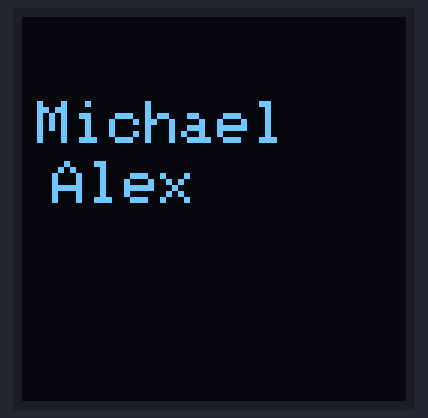
This sketch was run on a simulated Arduino Mega 2560, built with avr-gcc and run on an emulated ATmega2560. On the bench: 128×128 one-colour display.

Above: at 2.2 s.
At 5.3 s:
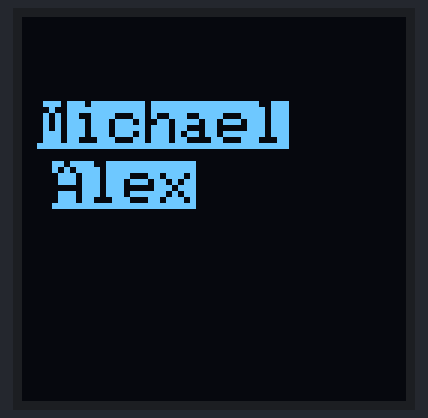
At 12.4 s:
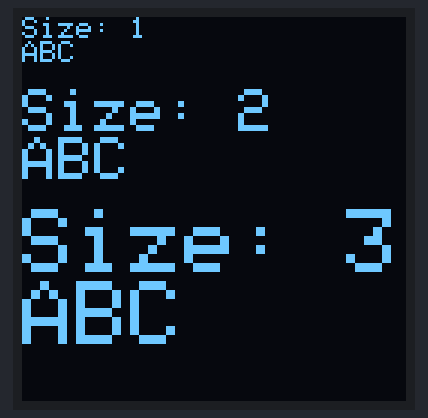
At 19.6 s:
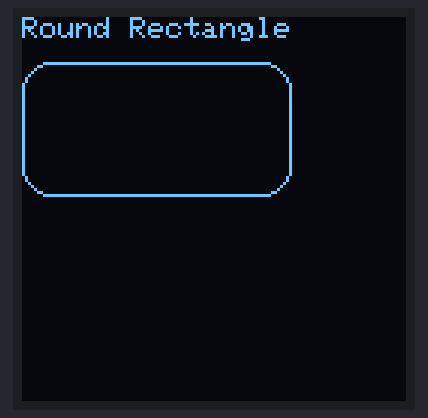
At 27.8 s:
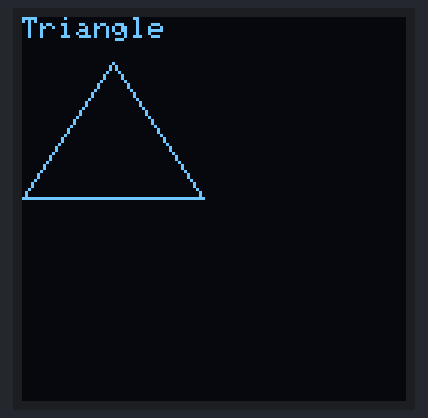
At 38.1 s:
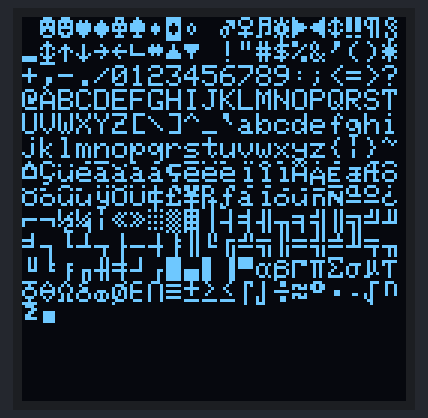

The sketch:

OLEDTest.ino
```cpp
#include <SPI.h>
#include <Wire.h>
#include <Adafruit_GFX.h>
#include <Adafruit_SH110X.h>

#define SCREEN_WIDTH 128
#define SCREEN_HEIGHT 128

#define OLED_MOSI   23
#define OLED_CLK    18
#define OLED_DC     16
#define OLED_CS     5
#define OLED_RESET  17

Adafruit_SH1107 display(SCREEN_WIDTH, SCREEN_HEIGHT,
  OLED_MOSI, OLED_CLK, OLED_DC, OLED_RESET, OLED_CS);


const unsigned char electronicshub_logo [] PROGMEM = {
  0x00, 0x00, 0x00, 0x00, 0x00, 0x00, 0x00, 0x00, 0x00, 0x00, 0x00, 0x00, 0x00, 0x00, 0x00, 0x00,
  0x00, 0x00, 0x00, 0x00, 0x00, 0x00, 0x00, 0x00, 0x00, 0x00, 0x00, 0x00, 0x00, 0x00, 0x00, 0x00,
  0x00, 0x00, 0x00, 0x00, 0x00, 0x00, 0x00, 0x00, 0x00, 0x00, 0x00, 0x00, 0x00, 0x00, 0x00, 0x00,
  0x00, 0x00, 0x00, 0x00, 0x00, 0x00, 0x00, 0x00, 0x00, 0x00, 0x00, 0x00, 0x00, 0x00, 0x00, 0x00,
  0x00, 0x00, 0x00, 0x00, 0x00, 0x00, 0x00, 0x00, 0x00, 0x00, 0x00, 0x00, 0x00, 0x00, 0x00, 0x00,
  0x00, 0x00, 0x00, 0x00, 0x00, 0x00, 0x00, 0x00, 0x00, 0x00, 0x00, 0x00, 0x00, 0x00, 0x00, 0x00,
  0x00, 0x00, 0x00, 0x00, 0x00, 0x00, 0x00, 0x00, 0x00, 0x00, 0x00, 0x00, 0x00, 0x00, 0x00, 0x00,
  0x00, 0x00, 0x00, 0x00, 0x00, 0x00, 0x00, 0x00, 0x00, 0x00, 0x00, 0x00, 0x00, 0x00, 0x00, 0x00,
  0x00, 0x00, 0x00, 0x00, 0x00, 0x00, 0x00, 0x00, 0x00, 0x00, 0x00, 0x00, 0x00, 0x00, 0x00, 0x00,
  0x00, 0x00, 0x00, 0x00, 0x00, 0x00, 0x00, 0x00, 0x00, 0x00, 0x00, 0x00, 0x00, 0x00, 0x00, 0x00,
  0x00, 0x00, 0x00, 0x00, 0x00, 0x00, 0x00, 0x00, 0x00, 0x00, 0x00, 0x00, 0x00, 0x00, 0x00, 0x00,
  0x00, 0x00, 0x00, 0x00, 0x00, 0x00, 0x00, 0x00, 0x00, 0x00, 0x00, 0x00, 0x00, 0x00, 0x00, 0x00,
  0x00, 0x00, 0x00, 0x00, 0x00, 0x00, 0x00, 0x00, 0x00, 0x00, 0x00, 0x00, 0x00, 0x00, 0x00, 0x00,
  0x00, 0x00, 0x00, 0x00, 0x00, 0x00, 0x00, 0x00, 0x00, 0x00, 0x00, 0x0f, 0xff, 0xff, 0xff, 0x80,
  0x00, 0x00, 0x00, 0x00, 0x00, 0x00, 0x00, 0x00, 0x00, 0x00, 0x00, 0x0f, 0xff, 0xff, 0xff, 0x80,
  0x00, 0x00, 0x00, 0x00, 0x00, 0x00, 0x00, 0x00, 0x00, 0x00, 0x00, 0x0f, 0xff, 0xff, 0xff, 0x80,
  0x00, 0x00, 0x00, 0x00, 0x00, 0x00, 0x00, 0x00, 0x00, 0x00, 0x00, 0x0f, 0xff, 0xff, 0xff, 0x80,
  0x00, 0x00, 0x00, 0x00, 0x00, 0x00, 0x00, 0x00, 0x00, 0x00, 0x00, 0x0f, 0xff, 0xff, 0xff, 0x80,
  0x00, 0x00, 0x00, 0x00, 0x00, 0x00, 0x00, 0x00, 0x00, 0x00, 0x00, 0x0f, 0xff, 0xff, 0xff, 0x80,
  0x03, 0xe0, 0x07, 0xc3, 0x87, 0xcf, 0x03, 0x02, 0x11, 0x07, 0x04, 0x0f, 0xbd, 0xbd, 0xc7, 0x80,
  0x03, 0xe4, 0x07, 0xc3, 0xc7, 0xcf, 0x07, 0x82, 0x11, 0x07, 0x8e, 0x0f, 0xbd, 0xbd, 0xc7, 0x80,
  0x02, 0x04, 0x04, 0x06, 0xc1, 0x01, 0x84, 0xc2, 0x11, 0x0d, 0x8a, 0x0f, 0xbd, 0xbd, 0xf3, 0x80,
  0x02, 0x04, 0x04, 0x04, 0x61, 0x00, 0x88, 0x42, 0x11, 0x08, 0x8a, 0x0f, 0xbd, 0xbd, 0xfb, 0x80,
  0x02, 0x04, 0x04, 0x0c, 0x21, 0x00, 0x88, 0x43, 0x11, 0x10, 0x08, 0x0f, 0xbd, 0xbd, 0xfb, 0x80,
  0x02, 0x04, 0x04, 0x08, 0x01, 0x00, 0x88, 0x23, 0x11, 0x10, 0x08, 0x0f, 0xbd, 0xbd, 0xfb, 0x80,
  0x02, 0x04, 0x04, 0x08, 0x01, 0x00, 0x88, 0x23, 0x11, 0x10, 0x08, 0x0f, 0xbd, 0xbd, 0xfb, 0x80,
  0x02, 0x04, 0x04, 0x08, 0x01, 0x00, 0x90, 0x23, 0x11, 0x10, 0x08, 0x0f, 0xbd, 0xbd, 0xfb, 0x80,
  0x02, 0x04, 0x04, 0x08, 0x01, 0x00, 0x90, 0x22, 0x91, 0x10, 0x08, 0x0f, 0xbd, 0xbd, 0xf7, 0x80,
  0x02, 0x04, 0x04, 0x08, 0x01, 0x00, 0x90, 0x22, 0x91, 0x10, 0x0e, 0x0f, 0xbd, 0xbd, 0xc7, 0x80,
  0x03, 0x84, 0x07, 0x08, 0x01, 0x00, 0x90, 0x22, 0x91, 0x10, 0x06, 0x0f, 0x81, 0xbd, 0xc7, 0x80,
  0x03, 0x84, 0x07, 0x08, 0x01, 0x07, 0x90, 0x22, 0xd1, 0x10, 0x03, 0x0f, 0x81, 0xbd, 0xf7, 0x80,
  0x02, 0x04, 0x04, 0x08, 0x01, 0x07, 0x10, 0x22, 0x51, 0x10, 0x01, 0x0f, 0xbd, 0xbd, 0xfb, 0x80,
  0x02, 0x04, 0x04, 0x08, 0x01, 0x06, 0x10, 0x22, 0x51, 0x10, 0x01, 0x0f, 0xbd, 0xbd, 0xfb, 0x80,
  0x02, 0x04, 0x04, 0x08, 0x01, 0x02, 0x10, 0x22, 0x51, 0x10, 0x01, 0x0f, 0xbd, 0xbd, 0xfb, 0x80,
  0x02, 0x04, 0x04, 0x08, 0x01, 0x02, 0x08, 0x22, 0x31, 0x10, 0x01, 0x0f, 0xbd, 0xbd, 0xfb, 0x80,
  0x02, 0x04, 0x04, 0x08, 0x01, 0x01, 0x08, 0x22, 0x31, 0x10, 0x01, 0x0f, 0xbd, 0xbd, 0xfb, 0x80,
  0x02, 0x04, 0x04, 0x0c, 0x21, 0x01, 0x08, 0x42, 0x31, 0x10, 0x01, 0x0f, 0xbd, 0xdb, 0xfb, 0x80,
  0x02, 0x04, 0x04, 0x04, 0x61, 0x01, 0x88, 0x42, 0x31, 0x08, 0x99, 0x0f, 0xbd, 0xdb, 0xf3, 0x80,
  0x02, 0x04, 0x04, 0x06, 0xc1, 0x00, 0x84, 0xc2, 0x11, 0x0d, 0x8b, 0x0f, 0xbd, 0xc3, 0xc7, 0x80,
  0x03, 0xe7, 0xc7, 0xc3, 0xc1, 0x00, 0x87, 0x82, 0x11, 0x07, 0x8e, 0x0f, 0xbd, 0xe7, 0xc7, 0x80,
  0x03, 0xe7, 0xc7, 0xc3, 0x81, 0x00, 0x83, 0x02, 0x11, 0x07, 0x06, 0x0f, 0xff, 0xff, 0xff, 0x80,
  0x00, 0x00, 0x00, 0x00, 0x00, 0x00, 0x00, 0x00, 0x00, 0x00, 0x00, 0x0f, 0xff, 0xff, 0xff, 0x80,
  0x00, 0x00, 0x00, 0x00, 0x00, 0x00, 0x00, 0x00, 0x00, 0x00, 0x00, 0x0f, 0xff, 0xff, 0xff, 0x80,
  0x00, 0x00, 0x00, 0x00, 0x00, 0x00, 0x00, 0x00, 0x00, 0x00, 0x00, 0x0f, 0xff, 0xff, 0xff, 0x80,
  0x00, 0x00, 0x00, 0x00, 0x00, 0x00, 0x00, 0x00, 0x00, 0x00, 0x00, 0x0f, 0xff, 0xff, 0xff, 0x80,
  0x00, 0x00, 0x00, 0x00, 0x00, 0x00, 0x00, 0x00, 0x00, 0x00, 0x00, 0x0f, 0xff, 0xff, 0xff, 0x80,
  0x07, 0xff, 0xff, 0xff, 0xff, 0xff, 0xff, 0xff, 0xff, 0xff, 0xff, 0xff, 0xff, 0xff, 0xff, 0x80,
  0x07, 0xff, 0xff, 0xff, 0xff, 0xff, 0xff, 0xff, 0xff, 0xff, 0xff, 0xff, 0xff, 0xff, 0xff, 0x80,
  0x00, 0x02, 0x00, 0x00, 0x00, 0x00, 0x00, 0x00, 0x00, 0x00, 0x00, 0x00, 0x00, 0x00, 0x00, 0x00,
  0x00, 0x02, 0x00, 0x00, 0x00, 0x00, 0x00, 0x00, 0x00, 0x00, 0x00, 0x00, 0x00, 0x00, 0x00, 0x00,
  0x00, 0x02, 0x00, 0x00, 0x00, 0x00, 0x00, 0x00, 0x00, 0x00, 0x00, 0x00, 0x00, 0x00, 0x00, 0x00,
  0x00, 0x02, 0x00, 0x00, 0x00, 0x00, 0x00, 0x00, 0x00, 0x00, 0x00, 0x00, 0x00, 0x00, 0x00, 0x00,
  0x00, 0x04, 0x00, 0x00, 0x00, 0x00, 0x00, 0x00, 0x00, 0x00, 0x00, 0x00, 0x00, 0x00, 0x00, 0x00,
  0x00, 0x04, 0x00, 0x00, 0x00, 0x00, 0x00, 0x00, 0x00, 0x00, 0x00, 0x00, 0x00, 0x00, 0x00, 0x00,
  0x00, 0x04, 0x00, 0x00, 0x00, 0x00, 0x00, 0x00, 0x00, 0x00, 0x00, 0x00, 0x00, 0x00, 0x00, 0x00,
  0x00, 0x08, 0x00, 0x00, 0x00, 0x00, 0x00, 0x00, 0x00, 0x00, 0x00, 0x00, 0x00, 0x00, 0x00, 0x00,
  0x07, 0xf0, 0x00, 0x00, 0x00, 0x00, 0x00, 0x00, 0x00, 0x00, 0x00, 0x00, 0x00, 0x00, 0x00, 0x00,
  0x00, 0x00, 0x00, 0x00, 0x00, 0x00, 0x00, 0x00, 0x00, 0x00, 0x00, 0x00, 0x00, 0x00, 0x00, 0x00,
  0x00, 0x00, 0x00, 0x00, 0x00, 0x00, 0x00, 0x00, 0x00, 0x00, 0x00, 0x00, 0x00, 0x00, 0x00, 0x00,
  0x00, 0x00, 0x00, 0x00, 0x00, 0x00, 0x00, 0x00, 0x00, 0x00, 0x00, 0x00, 0x00, 0x00, 0x00, 0x00,
  0x00, 0x00, 0x00, 0x00, 0x00, 0x00, 0x00, 0x00, 0x00, 0x00, 0x00, 0x00, 0x00, 0x00, 0x00, 0x00,
  0x00, 0x00, 0x00, 0x00, 0x00, 0x00, 0x00, 0x00, 0x00, 0x00, 0x00, 0x00, 0x00, 0x00, 0x00, 0x00,
  0x00, 0x00, 0x00, 0x00, 0x00, 0x00, 0x00, 0x00, 0x00, 0x00, 0x00, 0x00, 0x00, 0x00, 0x00, 0x00,
  0x00, 0x00, 0x00, 0x00, 0x00, 0x00, 0x00, 0x00, 0x00, 0x00, 0x00, 0x00, 0x00, 0x00, 0x00, 0x00
};


void setup() {
  Serial.begin(115200);
  if(!display.begin(SH110X_SETCOMPINS))
  {
    Serial.println(F("SH110X allocation failed"));
    for(;;);
}

  display.clearDisplay();
  display.display();
  delay(1000);

  display.clearDisplay();
  //display.drawBitmap(0, 0, electronicshub_logo, SCREEN_WIDTH, SCREEN_HEIGHT, SH110X_WHITE);
  display.display();
  delay(1000);

}

void loop() {
  //AllPixels();
  MichaelDisplay();
  InvertedMichaelDisplay();
  //ScrollText();
  DisplayChars();
  TextSize();
  DrawRectangle();
  DrawFilledRectangle();
  DrawRoundRectangle();
  DrawFilledRoundRectangle();
  DrawCircle();
  DrawFilledCircle();
  //DrawBigCircle();
  DrawTriangle();
  DrawFilledTriangle();
}


void AllPixels()
{
  int i;
  int j;
  display.clearDisplay();
  for(i=0;i<SCREEN_HEIGHT;i++)
    {
      for(j=0;j<SCREEN_WIDTH;j++)
      {
        display.drawPixel(j, i, SH110X_WHITE);
      }
      display.display();
      delay(30);
    }

    for(i=0;i<SCREEN_HEIGHT;i++)
    {
      for(j=0;j<SCREEN_WIDTH;j++)
      {
        display.drawPixel(j, i, SH110X_BLACK);
      }
      display.display();
      delay(30);
    }

}

void MichaelDisplay()
{
  display.clearDisplay();
  display.setTextSize(2);
  display.setTextColor(SH110X_WHITE);
  display.setCursor(5,28);
  display.println("Michael");
  display.setCursor(10, 48);
  display.println("Alex");
  display.display();
  delay(3000);
}

void InvertedMichaelDisplay()
{
  display.clearDisplay();
  display.setTextColor(SH110X_BLACK, SH110X_WHITE);
  display.setCursor(5,28);
  display.println("Michael");
  display.setCursor(10,48);
  display.println("Alex");
  display.display();
  delay(3000);
}

void TextDisplay()
{
  display.clearDisplay();
  display.setTextSize(1);
  display.setTextColor(SH110X_WHITE);
  display.setCursor(5,28);
  display.println("Electronics Hub");
  display.display();
  delay(3000);
}

void InvertedTextDisplay()
{
  display.clearDisplay();
  display.setTextColor(SH110X_BLACK, SH110X_WHITE);
  display.setCursor(5,28);
  display.println("Electronics Hub");
  display.display();
  delay(3000);
}

void ScrollText()
{
  display.clearDisplay();
  display.setCursor(0,0);
  display.setTextSize(1);
  display.setTextColor(SH110X_WHITE);
  display.println("This is a");
  display.println("Scrolling");
  display.println("Text!");
  display.display();
  delay(100);

  //display.startscrollright(0x00, 0x0F);
  //delay(2000);
  //display.stopscroll();
  //delay(1000);
  //display.startscrollleft(0x00, 0x0F);
  //delay(2000);
  //display.stopscroll();
  //delay(1000);
  //display.startscrolldiagright(0x00, 0x0F);
  //delay(2000);
  //display.startscrolldiagleft(0x00, 0x0F);
  //delay(2000);
  //display.stopscroll();
}

void DisplayChars()
{
  display.clearDisplay();

  display.setTextSize(1);
  display.setTextColor(SH110X_WHITE);
  display.setCursor(0, 0);
  display.cp437(true);

  for(int16_t i=0; i<256; i++)
  {
    if(i == '\n')
    {
      display.write(' ');
    }
    else
    {
      display.write(i);
    }
  }

  display.display();
  delay(4000);
}
void TextSize()
{
  display.clearDisplay();

  display.setTextSize(1);
  display.setTextColor(SH110X_WHITE);
  display.setCursor(0,0);
  display.println(F("Size: 1"));
  display.println(F("ABC"));
  display.println(F(""));

  display.setTextSize(2);
  display.setTextColor(SH110X_WHITE);
  display.println("Size: 2");
  display.println(F("ABC"));
  display.setTextSize(1);
  display.println(F(""));

  display.setTextSize(3);
  display.setTextColor(SH110X_WHITE);
  display.println("Size: 3");
  display.println(F("ABC"));

  display.display();
  delay(3000);
}

void DrawRectangle()
{
  display.clearDisplay();
  display.setTextSize(1);
  display.setTextColor(SH110X_WHITE);
  display.setCursor(0,0);
  display.println("Rectangle");
  display.drawRect(0, 15, 90, 45, SH110X_WHITE);
  display.display();
  delay(2000);
}

void DrawFilledRectangle()
{
  display.clearDisplay();
  display.setTextSize(1);
  display.setTextColor(SH110X_WHITE);
  display.setCursor(0,0);
  display.println("Filled Rectangle");
  display.fillRect(0, 15, 90, 45, SH110X_WHITE);
  display.display();
  delay(2000);

}

void DrawRoundRectangle()
{
  display.clearDisplay();
  display.setTextSize(1);
  display.setTextColor(SH110X_WHITE);
  display.setCursor(0,0);
  display.println("Round Rectangle");
  display.drawRoundRect(0, 15, 90, 45, 10, SH110X_WHITE);
  display.display();
  delay(2000);
}

void DrawFilledRoundRectangle()
{
  display.clearDisplay();
  display.setTextSize(1);
  display.setTextColor(SH110X_WHITE);
  display.setCursor(0,0);
  display.println("Filled Round Rect");
  display.fillRoundRect(0, 15, 90, 45, 10, SH110X_WHITE);
  display.display();
  delay(2000);

}

void DrawCircle()
{
  display.clearDisplay();
  display.setTextSize(1);
  display.setTextColor(SH110X_WHITE);
  display.setCursor(0,0);
  display.println("Circle");
  display.drawCircle(30, 36, 25, SH110X_WHITE);
  display.display();
  delay(2000);
}

void DrawBigCircle()
{
  display.clearDisplay();
  display.setTextSize(2);
  display.setTextColor(SH110X_WHITE);
  display.setCursor(0,0);
  display.println("Big circle");
  display.drawCircle(60, 72, 50, SH110X_WHITE);
  display.display();
  delay(2000);
}

void DrawFilledCircle()
{
  display.clearDisplay();
  display.setTextSize(1);
  display.setTextColor(SH110X_WHITE);
  display.setCursor(0,0);
  display.println("Filled Circle");
  display.fillCircle(30, 36, 25, SH110X_WHITE);
  display.display();
  delay(2000);

}

void DrawTriangle()
{
  display.clearDisplay();
  display.setTextSize(1);
  display.setTextColor(SH110X_WHITE);
  display.setCursor(0,0);
  display.println("Triangle");
  display.drawTriangle(30, 15, 0, 60, 60, 60, SH110X_WHITE);
  display.display();
  delay(2000);
}

void DrawFilledTriangle()
{
  display.clearDisplay();
  display.setTextSize(1);
  display.setTextColor(SH110X_WHITE);
  display.setCursor(0,0);
  display.println("Filled Triangle");
  display.fillTriangle(30, 15, 0, 60, 60, 60, SH110X_WHITE);
  display.display();
  delay(2000);
}
```

Measured:
- what the display in image 0 shows lasts 3.0 s, from 2.2 s to 5.2 s
- what the display in image 3 shows lasts 2.1 s, from 19.5 s to 21.6 s
